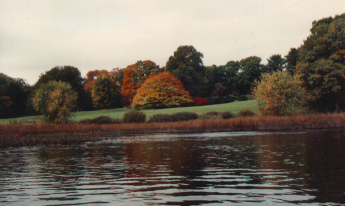
#> input picture Images/autumn.tif, 345 x 206 px; its folder holds only this picture in this run
$ python sampleAnalysis.py
#> lines starting #> are read from the running program, lines starting #| are printed output that depends on the picture; after the words box and inside, x2 and y2 are one past the last pixel; in counts of white or black regions, pixels touching at a corner belong together
import numpy as np
import cv2 as cv
import tifffile as tiff
import matplotlib.pyplot as plt
import os

# assign directory
directory = 'Images'

# iterate over files in
# that directory
for filename in os.listdir(directory):
    f = os.path.join(directory, filename)
    # checking if it is a file
    if os.path.isfile(f):
        # read in image
        img = cv.imread(f)
#> img is the input picture: shape (206, 345, 3); mean B, G, R 98.9, 110.2, 119.7

        # crop images

        # smooth images
        img= cv.medianBlur(img, 3)

        # isolate r,g,b images
        b,g,r = cv.split(img)
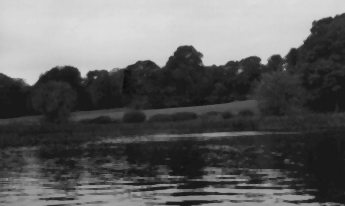
#> b: shape (206, 345); min 7, max 222, mean 98.6
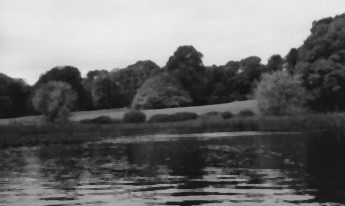
#> g: shape (206, 345); min 16, max 237, mean 109.8
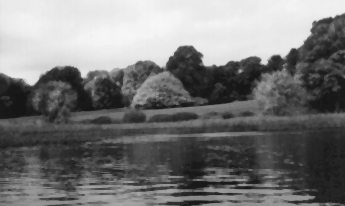
#> r: shape (206, 345); min 22, max 247, mean 119.5

        # threshhold images
        b_thresh = cv.adaptiveThreshold(b, 255, cv.ADAPTIVE_THRESH_MEAN_C, cv.THRESH_BINARY, 11, 3)
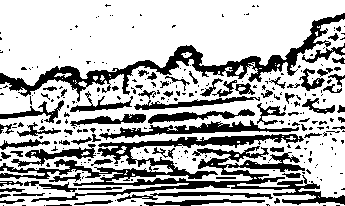
#> b_thresh: shape (206, 345); 70.4% white; 293 black regions (221 under 20 px), largest, box (x1, y1, x2, y2) and area: (0, 134, 345, 205) 6623, (0, 13, 345, 102) 3967, (99, 120, 299, 140) 1191
        g_thresh = cv.adaptiveThreshold(g, 255, cv.ADAPTIVE_THRESH_MEAN_C, cv.THRESH_BINARY, 11, 3)
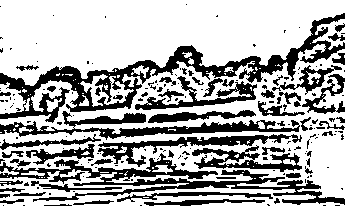
#> g_thresh: shape (206, 345); 67.3% white; 191 black regions (134 under 20 px), largest, box (x1, y1, x2, y2) and area: (0, 13, 345, 123) 6005, (0, 153, 345, 205) 4088, (0, 111, 300, 140) 2505
        r_thresh = cv.adaptiveThreshold(r, 255, cv.ADAPTIVE_THRESH_MEAN_C, cv.THRESH_BINARY, 11, 3)
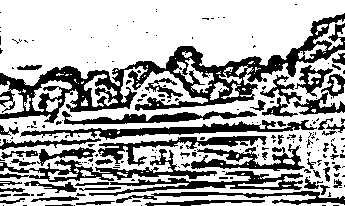
#> r_thresh: shape (206, 345); 66.5% white; 208 black regions (153 under 20 px), largest, box (x1, y1, x2, y2) and area: (0, 13, 345, 123) 8000, (20, 120, 317, 140) 1769, (0, 149, 217, 182) 1697

        # calculate histogram of levels
        # blue_hist = cv.calcHist([b], [0], None, [256], [0, 256])
        # red_hist = cv.calcHist([b], [0], None, [256], [0, 256])
        # green_hist = cv.calcHist([b], [0], None, [256], [0, 256])

        plt.figure()
        plt.title(filename + ' Multichannel Histogram')
        plt.xlabel('Bins')
        plt.ylabel('Num Pixels')
        colors = ('b', 'g', 'r')

        for i, col in enumerate(colors):
            hist = cv.calcHist([img], [i], None, [256], [0,256])
            plt.plot(hist, color = col)
            plt.xlim([0, 256])

        plt.show()
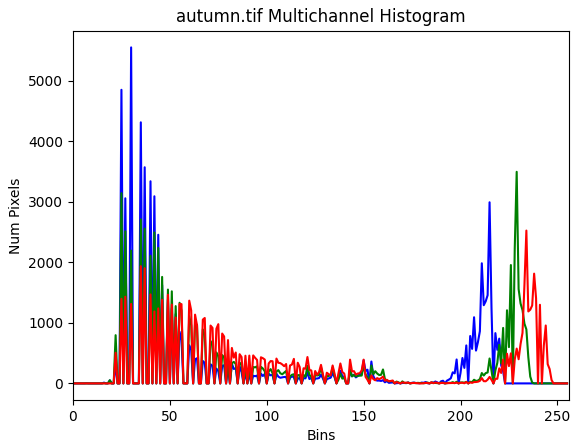
#> figure drawn by matplotlib, 1 panel; curve peaks at x = 30, y = 5547; curve peaks at x = 229, y = 3493; curve peaks at x = 234, y = 2523

    cv.waitKey(0)
